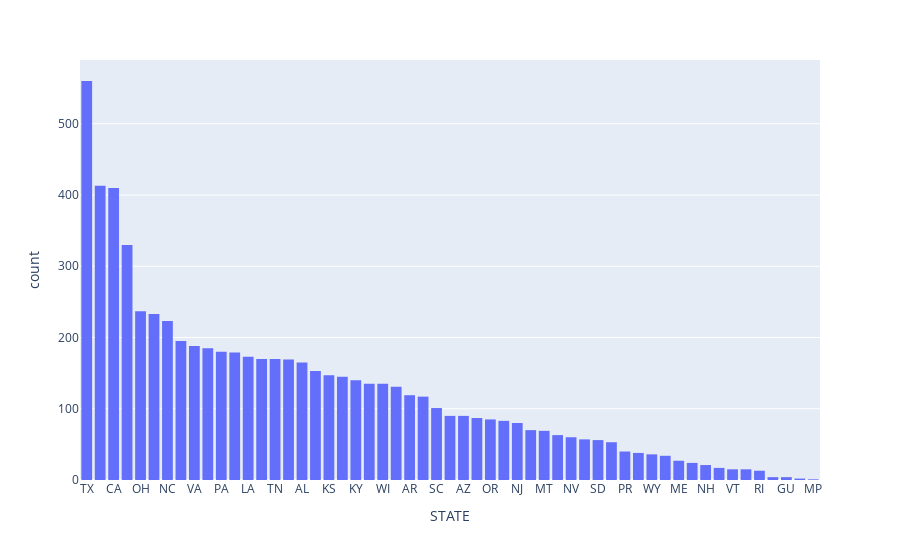

Notebook code for this chart:
### Code cell
# Plotly method # This is the graph that shows the number of jails in that state
px.histogram(data_import, x="STATE").update_xaxes(categoryorder="total descending")

### Figure 1 — Plotly figure (JSON) as saved in the notebook; plotly's stock layout.template omitted (floating-point values rounded to 4 significant figures; data arrays with more than 128 entries replaced by an {"elided": "..."} marker saying what was removed)
{"data": [{"alignmentgroup": "True", "bingroup": "x", "hovertemplate": "STATE=%{x}<br>count=%{y}<extra></extra>", "legendgroup": "", "marker": {"color": "#636efa", "pattern": {"shape": ""}}, "name": "", "offsetgroup": "", "orientation": "v", "showlegend": false, "type": "histogram", "x": {"elided": "6737 str values"}, "xaxis": "x", "yaxis": "y"}], "layout": {"barmode": "relative", "legend": {"tracegroupgap": 0}, "margin": {"t": 60}, "xaxis": {"anchor": "y", "categoryorder": "total descending", "domain": [0, 1], "title": {"text": "STATE"}}, "yaxis": {"anchor": "x", "domain": [0, 1], "title": {"text": "count"}}}}
